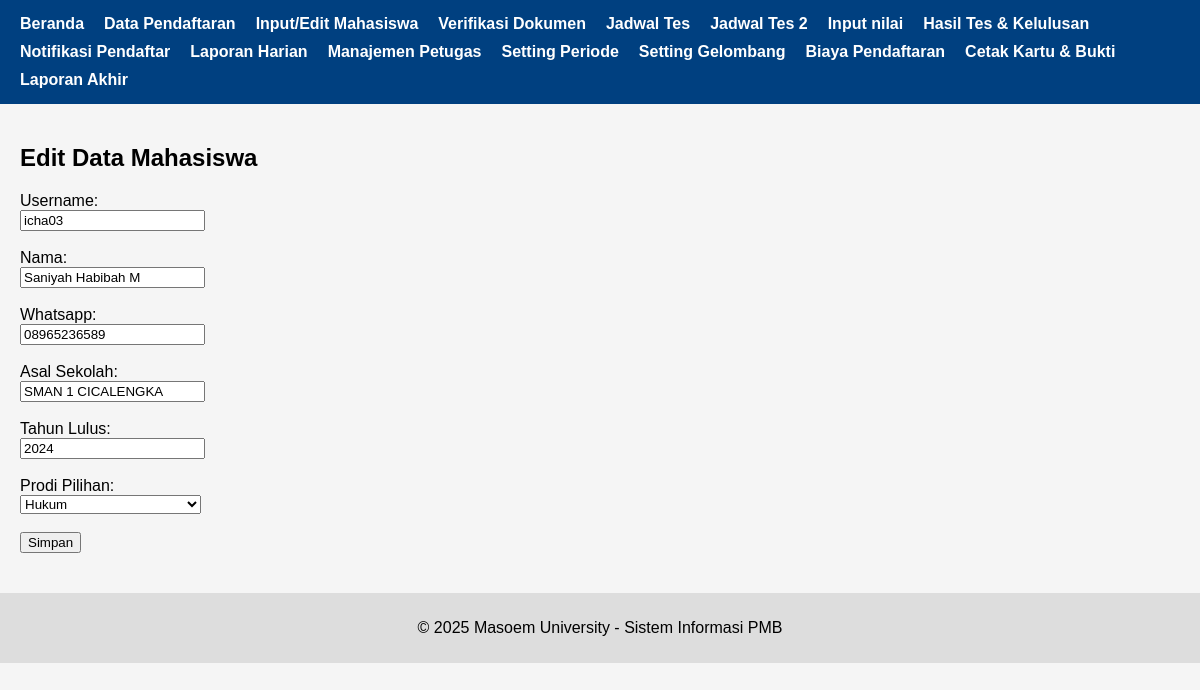
The page /pages/input_data_mahasiswa.php?id=2 on the database its author committed.
### tables this page shows
CREATE TABLE `pendaftar` (
  `id` int(11) NOT NULL,
  `username` varchar(50) DEFAULT NULL,
  `prodi` varchar(100) DEFAULT NULL,
  `nama` varchar(100) DEFAULT NULL,
  `whatsapp` varchar(20) DEFAULT NULL,
  `asal_sekolah` varchar(100) DEFAULT NULL,
  `tahun_lulus` int(11) DEFAULT NULL,
  `created_at` timestamp NOT NULL DEFAULT current_timestamp(),
  `status_verifikasi` enum('belum','sudah') DEFAULT 'belum',
  `status_kelulusan` enum('Lulus','Tidak Lulus','Belum Ditetapkan') DEFAULT 'Belum Ditetapkan',
  `bukti_pembayaran` varchar(255) DEFAULT NULL,
  `status_pembayaran` enum('belum','sudah') DEFAULT 'belum'
);

### pages/input_data_mahasiswa.php (the view, shortened to what this page needs)
<?php
include '../header.php';
$conn = new mysqli("localhost", "root", "", "pmb");
$id = $_GET['id'] ?? '';
$editMode = false;
$data = [];
if ($id) {
  $editMode = true;
  $sql = "SELECT * FROM pendaftar WHERE id=$id";
  $result = $conn->query($sql);
  if ($result && $result->num_rows > 0) {
    $data = $result->fetch_assoc();
  }
}
?>
<div class="container">
  <h2><?= $editMode ? 'Edit' : 'Input' ?> Data Mahasiswa</h2>
  <form method="post">
    <label>Username:</label><br>
    <input type="text" name="username" value="<?= $data['username'] ?? '' ?>" required><br><br>
    <label>Nama:</label><br>
    <input type="text" name="nama" value="<?= $data['nama'] ?? '' ?>" required><br><br>
    <label>Whatsapp:</label><br>
    <input type="text" name="whatsapp" value="<?= $data['whatsapp'] ?? '' ?>" required><br><br>
    <label>Asal Sekolah:</label><br>
    <input type="text" name="asal_sekolah" value="<?= $data['asal_sekolah'] ?? '' ?>" required><br><br>
    <label>Tahun Lulus:</label><br>
    <input type="number" name="tahun_lulus" value="<?= $data['tahun_lulus'] ?? '' ?>" required><br><br>
    <label>Prodi Pilihan:</label><br>
    <select name="prodi" required>
      <?php
      $prodi_list = [
        "Teknik Mesin", "Teknik Informatika", "Sistem Informasi",
        "Manajemen", "Akuntansi", "Hukum", "Ilmu Komunikasi",
        "Pendidikan Bahasa Inggris", "Agroteknologi", "Farmasi", "Kesehatan Masyarakat"
      ];
      foreach ($prodi_list as $p) {
        $selected = ($data['prodi'] ?? '') === $p ? 'selected' : '';
        echo "<option value=\"$p\" $selected>$p</option>";
      }
      ?>
    </select><br><br>
    <button type="submit">Simpan</button>
  </form>
</div>
<?php
include '../footer.php';
?>

### assets/style.css (style rules this page uses)
body { font-family: Arial, sans-serif; background-color: #f5f5f5; margin: 0; padding: 0; }
.container { padding: 20px; }

### rows shown on the page
pendaftar: username "icha03", nama "Saniyah Habibah M", whatsapp "08965236589", asal_sekolah "SMAN 1 CICALENGKA", tahun_lulus "2024"

### other values the page prints
form field prodi "Hukum"
